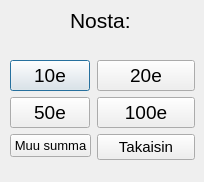
<?xml version="1.0" encoding="UTF-8"?>
<ui version="4.0">
 <class>withdraw</class>
 <widget class="QDialog" name="withdraw">
  <property name="geometry">
   <rect>
    <x>0</x>
    <y>0</y>
    <width>204</width>
    <height>182</height>
   </rect>
  </property>
  <property name="windowTitle">
   <string>Dialog</string>
  </property>
  <widget class="QLabel" name="nostoLabel">
   <property name="geometry">
    <rect>
     <x>70</x>
     <y>10</y>
     <width>71</width>
     <height>20</height>
    </rect>
   </property>
   <property name="font">
    <font>
     <pointsize>16</pointsize>
    </font>
   </property>
   <property name="text">
    <string>Nosta:</string>
   </property>
  </widget>
  <widget class="QWidget" name="formLayoutWidget">
   <property name="geometry">
    <rect>
     <x>10</x>
     <y>60</y>
     <width>185</width>
     <height>112</height>
    </rect>
   </property>
   <layout class="QFormLayout" name="formLayout">
    <item row="0" column="0">
     <widget class="QPushButton" name="pushButton10">
      <property name="font">
       <font>
        <pointsize>14</pointsize>
       </font>
      </property>
      <property name="text">
       <string>10e</string>
      </property>
     </widget>
    </item>
    <item row="0" column="1">
     <widget class="QPushButton" name="pushButton20">
      <property name="font">
       <font>
        <pointsize>14</pointsize>
       </font>
      </property>
      <property name="text">
       <string>20e</string>
      </property>
     </widget>
    </item>
    <item row="1" column="0">
     <widget class="QPushButton" name="pushButton50">
      <property name="font">
       <font>
        <pointsize>14</pointsize>
       </font>
      </property>
      <property name="text">
       <string>50e</string>
      </property>
     </widget>
    </item>
    <item row="1" column="1">
     <widget class="QPushButton" name="pushButton100">
      <property name="font">
       <font>
        <pointsize>14</pointsize>
       </font>
      </property>
      <property name="text">
       <string>100e</string>
      </property>
     </widget>
    </item>
    <item row="2" column="0">
     <widget class="QPushButton" name="pushButtonOther">
      <property name="font">
       <font>
        <pointsize>10</pointsize>
       </font>
      </property>
      <property name="text">
       <string>Muu summa</string>
      </property>
     </widget>
    </item>
    <item row="2" column="1">
     <widget class="QPushButton" name="withdrawBackButton">
      <property name="font">
       <font>
        <pointsize>11</pointsize>
       </font>
      </property>
      <property name="text">
       <string>Takaisin</string>
      </property>
     </widget>
    </item>
   </layout>
  </widget>
  <widget class="QLabel" name="label">
   <property name="geometry">
    <rect>
     <x>60</x>
     <y>30</y>
     <width>81</width>
     <height>21</height>
    </rect>
   </property>
   <property name="font">
    <font>
     <pointsize>10</pointsize>
    </font>
   </property>
   <property name="text">
    <string/>
   </property>
  </widget>
 </widget>
 <resources/>
 <connections/>
</ui>
